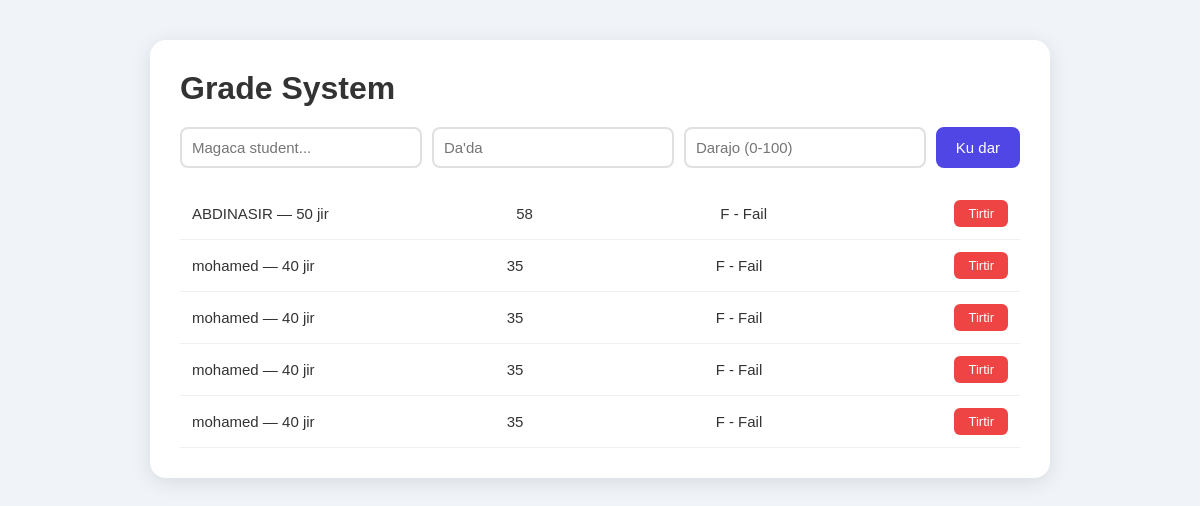
The page / on the database its author committed.
### tables this page shows
CREATE TABLE students (
        id INTEGER PRIMARY KEY AUTOINCREMENT,
        name TEXT NOT NULL,
        age INTEGER NOT NULL,
        grade INTEGER NOT NULL
    );

### Student.php (called while the page is built, shortened)
<?php
class Person {
    public $name;
    public $age;
    public function __construct($name, $age) {
        $this->name = $name;
        $this->age = $age;
    }
    public function getInfo() {
        return $this->name . " — " . $this->age . " jir";
    }
}
class Student extends Person {
    public $grade;
    public function __construct($name, $age, $grade) {
        $this->grade = $grade;
    }
    public function getGrade() {
        return $this->grade;
    }
    public function getResult() {
        if ($this->grade >= 90) {
            return "A - Excellent";
        } elseif ($this->grade >= 80) {
            return "B - Good";
        } elseif ($this->grade >= 70) {
            return "C - Average";
        } else {
            return "F - Fail";
        }
    }
}
?>

### index.php (the view, shortened to what this page needs)
<?php
require 'Student.php';
$db = new PDO('sqlite:students.db');
$db->exec("
    CREATE TABLE IF NOT EXISTS students (
        id INTEGER PRIMARY KEY AUTOINCREMENT,
        name TEXT NOT NULL,
        age INTEGER NOT NULL,
        grade INTEGER NOT NULL
    )
");
$rows = $db->query("SELECT * FROM students ORDER BY grade DESC")->fetchAll();
?>
<!DOCTYPE html>
<html lang="en">
<head>
</head>
<body>
    <div class="container">
        <h1>Grade System</h1>
        <form method="POST">
            <input type="text" name="name" placeholder="Magaca student...">
            <input type="number" name="age" placeholder="Da'da">
            <input type="number" name="grade" placeholder="Darajo (0-100)">
            <button type="submit">Ku dar</button>
        </form>
        <?php foreach ($rows as $row):
            $student = new Student($row['name'], $row['age'], $row['grade']);
        ?>
        <div class="student-item">
            <span><?= $student->getInfo() ?></span>
            <span><?= $student->getGrade() ?></span>
            <span><?= $student->getResult() ?></span>
            <form method="POST">
                <button type="submit" class="delete-btn">Tirtir</button>
            </form>
        </div>
        <?php endforeach; ?>
    </div>
</body>
</html>

### index.php (style rules this page uses)
* { margin: 0; padding: 0; box-sizing: border-box; }
body { background-color: #f0f4f8; font-family: Arial, sans-serif; padding: 40px; }
.container { background: white; max-width: 900px; margin: 0 auto; border-radius: 16px; padding: 30px; box-shadow: 0 4px 20px rgba(0,0,0,0.1); }
h1 { color: #333; margin-bottom: 20px; }
form { display: flex; gap: 10px; margin-bottom: 20px; }
input { flex: 1; padding: 10px; border: 2px solid #e0e0e0; border-radius: 8px; font-size: 15px; }
button { padding: 10px 20px; background-color: #4f46e5; color: white; border: none; border-radius: 8px; cursor: pointer; font-size: 15px; }
.student-item { display: flex; justify-content: space-between; padding: 12px; border-bottom: 1px solid #f0f0f0; align-items: center; }
.student-item span { font-size: 15px; color: #333; }
.delete-btn { padding: 6px 14px; background-color: #ef4444; color: white; border: none; border-radius: 6px; cursor: pointer; font-size: 13px; }
.student-item form { margin: 0; padding: 0; }

### rows shown on the page
students: $student->getInfo() "ABDINASIR — 50 jir", grade "58", grade "F - Fail"
students: $student->getInfo() "mohamed — 40 jir", grade "35", grade "F - Fail"
students: $student->getInfo() "mohamed — 40 jir", grade "35", grade "F - Fail"
students: $student->getInfo() "mohamed — 40 jir", grade "35", grade "F - Fail"
students: $student->getInfo() "mohamed — 40 jir", grade "35", grade "F - Fail"
